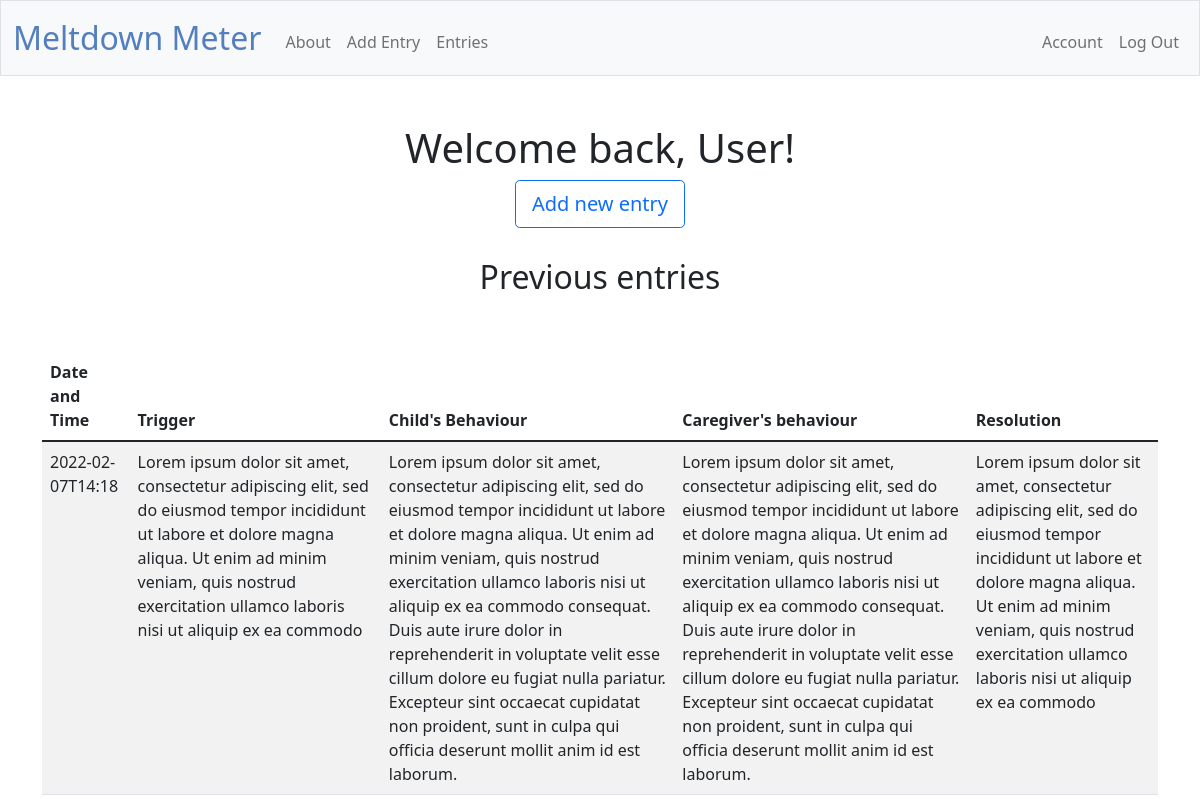
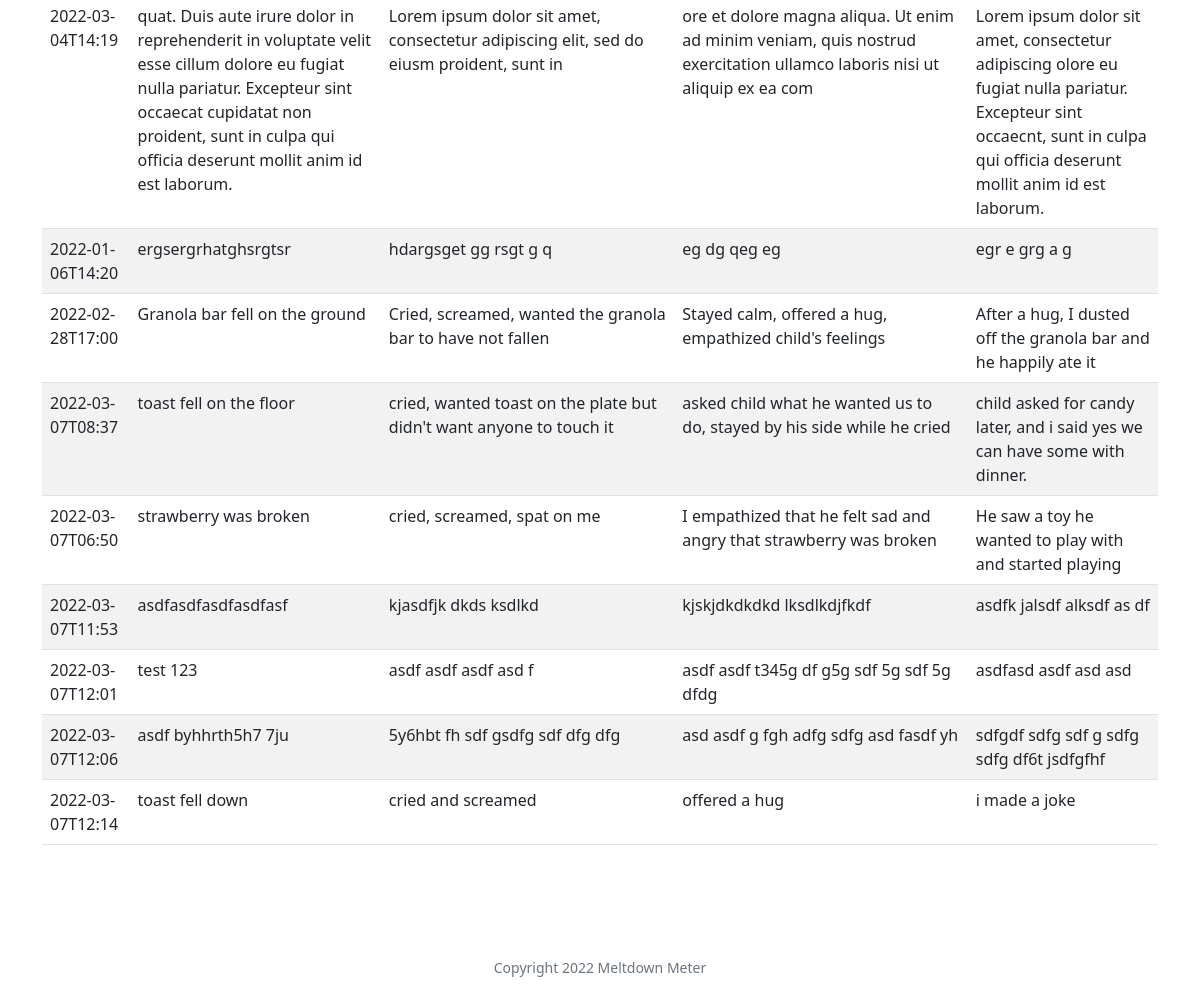
Page / (signed in) on the earlier database version (2 pictures, top to bottom).
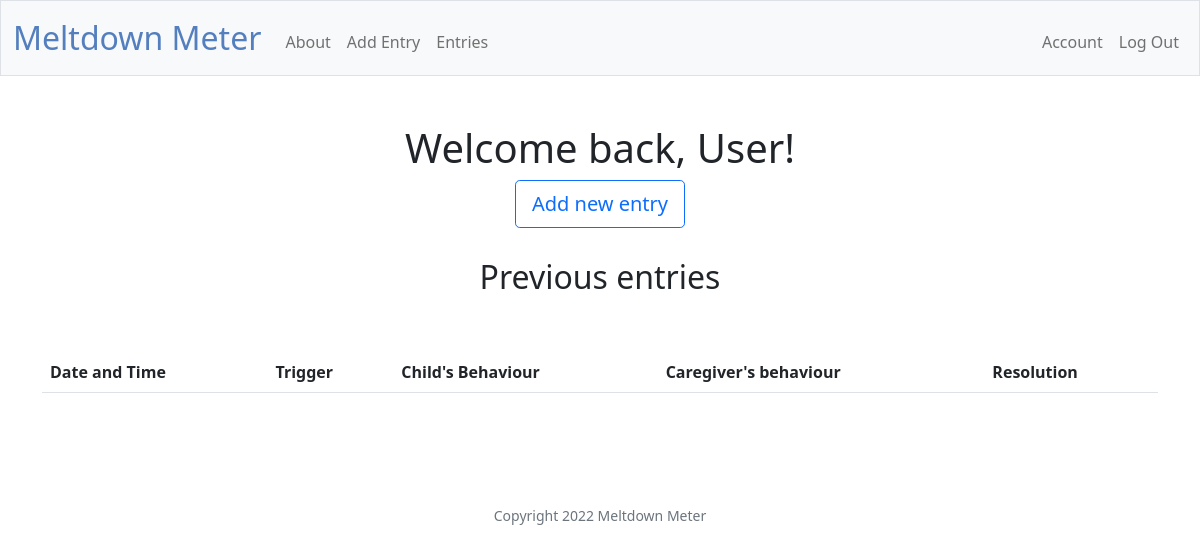
Same page on the later database version.
### tables this page shows
CREATE TABLE 'users' (id INTEGER PRIMARY KEY AUTOINCREMENT NOT NULL, username TEXT NOT NULL, hash TEXT NOT NULL, cash NUMERIC NOT NULL DEFAULT 10000.00, 'created'  DATETIME DEFAULT CURRENT_TIMESTAMP  );

CREATE TABLE "entries" ('datetime' DATETIME, 'before' TEXT, 'during' TEXT,'response' TEXT, 'resolved' TEXT, 'intensity' INTEGER, 'duration' INTEGER, 'child_id' INTEGER, 'user_id' INTEGER, 'id'  INTEGER PRIMARY KEY AUTOINCREMENT NOT NULL , 'posted_at'  DATETIME DEFAULT CURRENT_TIMESTAMP  );

### app.py (the view)
@app.route("/")
@login_required
def index():
    entries = db.execute("""
        SELECT *
        FROM entries
        WHERE user_id = ?""", session["user_id"])
    username = db.execute("""
        SELECT username
        FROM users
        WHERE id = ?""", session["user_id"])[0]["username"]
    return render_template("index.html", entries=entries, username=username)

### app.py (called while the page is built)
@app.after_request
def after_request(response):
    response.headers["Cache-Control"] = "no-cache, no-store, must-revalidate"
    response.headers["Expires"] = 0
    response.headers["Pragma"] = "no-cache"
    return response

### helpers.py (called while the page is built)
def login_required(f):
    @wraps(f)
    def decorated_function(*args, **kwargs):
        if session.get("user_id") is None:
            return redirect("/login")
        return f(*args, **kwargs)
    return decorated_function

### templates/index.html (shortened to what this page needs)
{% extends "layout.html" %}
{% block main %}
    {% block body %}
        <h1> Welcome back, {{ username }}! </h1>
        <a class="btn btn-lg btn-block btn-outline-primary" href="/add" role="button">Add new entry</a>
        <h2 class="indexpage"> Previous entries </h2>
        <main class="container py-5 text-center">
            <table class="table table-striped">
                <thead>
                    <tr>
                        <th class="text-start">Date and Time</th>
                        <th class="text-start">Trigger</th>
                        <th class="text-start">Child's Behaviour</th>
                        <th class="text-start">Caregiver's behaviour</th>
                        <th class="text-start">Resolution</th>
                    </tr>
                </thead>
                <tbody>
                    {% for entry in entries %}
                        <tr>
                            <td class="text-start">{{ entry["datetime"] }} </td>
                            <td class="text-start">{{ entry["before"] }}</td>
                            <td class="text-start">{{ entry["during"] }}</td>
                            <td class="text-start">{{ entry["response"] }}</td>
                            <td class="text-start">{{ entry["resolved"] }}</td>
                        </tr>
                    {% endfor %}
                </tbody>
            </table>
        </main>
    {% endblock %}
{% endblock %}

### templates/layout.html (shortened to what this page needs)
<!DOCTYPE html>
<html lang="en">
    <head>
        <link href="https://cdn.jsdelivr.net/npm/bootstrap@5.1.3/dist/css/bootstrap.min.css" rel="stylesheet">
        <link href="/static/styles.css" rel="stylesheet">
    </head>
    <body>
        <nav class="bg-light border navbar navbar-expand-md navbar-light">
            <div class="container-fluid">
                <a class="navbar-brand" href="/"><span class="blue">Meltdown Meter</span></a>
                <div class="collapse navbar-collapse" id="navbar">
                    {% if session["user_id"] %}
                        <ul class="navbar-nav me-auto mt-2">
                            <li class="nav-item"><a class="nav-link" href="/about">About</a></li>
                            <li class="nav-item"><a class="nav-link" href="/add">Add Entry</a></li>
                            <li class="nav-item"><a class="nav-link" href="/entries">Entries</a></li>
                        </ul>
                        <ul class="navbar-nav ms-auto mt-2">
                            <li class="nav-item"><a class="nav-link" href="/account">Account</a></li>
                            <li class="nav-item"><a class="nav-link" href="/logout">Log Out</a></li>
                        </ul>
                    {% else %}
                        <ul class="navbar-nav ms-auto mt-2">
                            <li class="nav-item"><a class="nav-link" href="/register">Register</a></li>
                            <li class="nav-item"><a class="nav-link" href="/login">Log In</a></li>
                        </ul>
                    {% endif %}
                </div>
            </div>
        </nav>
        <main class="container-fluid py-5 text-center">
            {% block main %}{% endblock %}
        </main>
        <footer class="mb-5 small text-center text-muted">
            Copyright 2022 Meltdown Meter
        </footer>
    </body>
</html>

### static/styles.css (style rules this page uses)
nav .navbar-brand { font-size: xx-large; }
nav .navbar-brand .blue { color: #537fbe; }
h2.indexpage { padding-top: 30px; }

Differences in the rows shown:
removed entries: datetime "2022-02-07T14:18", before "Lorem ipsum dolor sit amet, consectetur adipiscing elit, sed do eiusmod tempor incididunt ut labore et dolore magna aliqua. Ut enim ad minim veniam, quis nostrud exercitation ullamco laboris nisi ut aliquip ex ea commodo", during "Lorem ipsum dolor sit amet, consectetur adipiscing elit, sed do eiusmod tempor incididunt ut labore et dolore magna aliqua. Ut enim ad minim veniam, quis nostrud exercitation ullamco laboris nisi ut aliquip ex ea commodo consequat. Duis aute irure dolor in reprehenderit in voluptate velit esse cillum dolore eu fugiat nulla pariatur. Excepteur sint occaecat cupidatat non proident, sunt in culpa qui officia deserunt mollit anim id est laborum.", response "Lorem ipsum dolor sit amet, consectetur adipiscing elit, sed do eiusmod tempor incididunt ut labore et dolore magna aliqua. Ut enim ad minim veniam, quis nostrud exercitation ullamco laboris nisi ut aliquip ex ea commodo consequat. Duis aute irure dolor in reprehenderit in voluptate velit esse cillum dolore eu fugiat nulla pariatur. Excepteur sint occaecat cupidatat non proident, sunt in culpa qui officia deserunt mollit anim id est laborum.", resolved "Lorem ipsum dolor sit amet, consectetur adipiscing elit, sed do eiusmod tempor incididunt ut labore et dolore magna aliqua. Ut enim ad minim veniam, quis nostrud exercitation ullamco laboris nisi ut aliquip ex ea commodo"
removed entries: datetime "2022-03-04T14:19", before "quat. Duis aute irure dolor in reprehenderit in voluptate velit esse cillum dolore eu fugiat nulla pariatur. Excepteur sint occaecat cupidatat non proident, sunt in culpa qui officia deserunt mollit anim id est laborum.", during "Lorem ipsum dolor sit amet, consectetur adipiscing elit, sed do eiusm proident, sunt in", response "ore et dolore magna aliqua. Ut enim ad minim veniam, quis nostrud exercitation ullamco laboris nisi ut aliquip ex ea com", resolved "Lorem ipsum dolor sit amet, consectetur adipiscing olore eu fugiat nulla pariatur. Excepteur sint occaecnt, sunt in culpa qui officia deserunt mollit anim id est laborum."
removed entries: datetime "2022-01-06T14:20", before "ergsergrhatghsrgtsr", during "hdargsget gg rsgt g q", response "eg dg qeg eg", resolved "egr e grg a g"
removed entries: datetime "2022-02-28T17:00", before "Granola bar fell on the ground", during "Cried, screamed, wanted the granola bar to have not fallen", response "Stayed calm, offered a hug, empathized child's feelings", resolved "After a hug, I dusted off the granola bar and he happily ate it"
removed entries: datetime "2022-03-07T08:37", before "toast fell on the floor", during "cried, wanted toast on the plate but didn't want anyone to touch it", response "asked child what he wanted us to do, stayed by his side while he cried", resolved "child asked for candy later, and i said yes we can have some with dinner."
removed entries: datetime "2022-03-07T06:50", before "strawberry was broken", during "cried, screamed, spat on me", response "I empathized that he felt sad and angry that strawberry was broken", resolved "He saw a toy he wanted to play with and started playing"
removed entries: datetime "2022-03-07T11:53", before "asdfasdfasdfasdfasf", during "kjasdfjk dkds ksdlkd", response "kjskjdkdkdkd lksdlkdjfkdf", resolved "asdfk jalsdf alksdf as df"
removed entries: datetime "2022-03-07T12:01", before "test 123", during "asdf asdf asdf asd f", response "asdf asdf t345g df g5g sdf 5g sdf 5g dfdg", resolved "asdfasd asdf asd asd"
removed entries: datetime "2022-03-07T12:06", before "asdf byhhrth5h7 7ju", during "5y6hbt fh sdf gsdfg sdf dfg dfg", response "asd asdf g fgh adfg sdfg asd fasdf yh", resolved "sdfgdf sdfg sdf g sdfg sdfg df6t jsdfgfhf"
removed entries: datetime "2022-03-07T12:14", before "toast fell down", during "cried and screamed", response "offered a hug", resolved "i made a joke"
